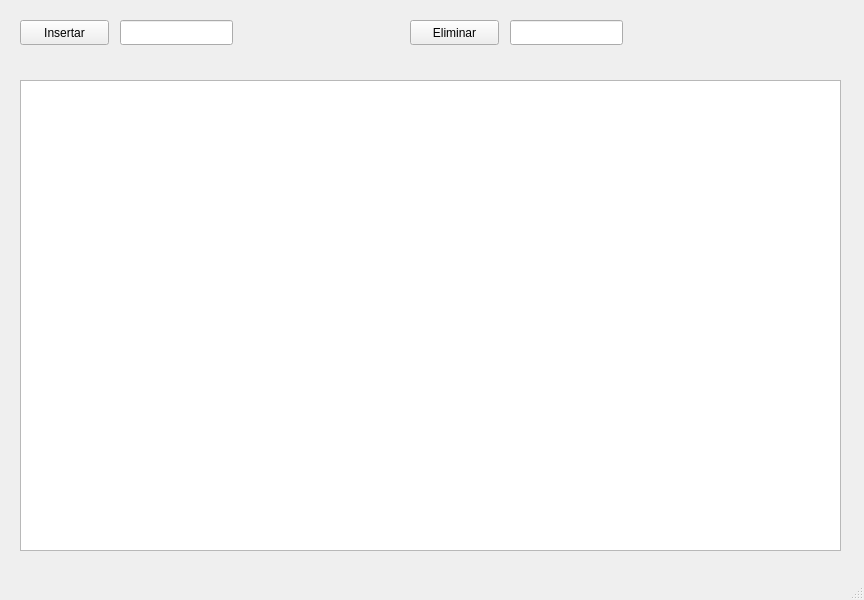
<?xml version="1.0" encoding="UTF-8"?>
<ui version="4.0">
 <class>MainWindow</class>
 <widget class="QMainWindow" name="MainWindow">
  <property name="geometry">
   <rect>
    <x>0</x>
    <y>0</y>
    <width>864</width>
    <height>600</height>
   </rect>
  </property>
  <property name="windowTitle">
   <string>MainWindow</string>
  </property>
  <widget class="QWidget" name="centralwidget">
   <widget class="QPushButton" name="pushButton">
    <property name="geometry">
     <rect>
      <x>20</x>
      <y>20</y>
      <width>89</width>
      <height>25</height>
     </rect>
    </property>
    <property name="text">
     <string>Insertar</string>
    </property>
   </widget>
   <widget class="QPushButton" name="pushButton_2">
    <property name="geometry">
     <rect>
      <x>410</x>
      <y>20</y>
      <width>89</width>
      <height>25</height>
     </rect>
    </property>
    <property name="text">
     <string>Eliminar</string>
    </property>
   </widget>
   <widget class="QLineEdit" name="lineEdit">
    <property name="geometry">
     <rect>
      <x>120</x>
      <y>20</y>
      <width>113</width>
      <height>25</height>
     </rect>
    </property>
   </widget>
   <widget class="QLineEdit" name="lineEdit_2">
    <property name="geometry">
     <rect>
      <x>510</x>
      <y>20</y>
      <width>113</width>
      <height>25</height>
     </rect>
    </property>
   </widget>
   <widget class="QGraphicsView" name="graphicsView">
    <property name="geometry">
     <rect>
      <x>20</x>
      <y>80</y>
      <width>821</width>
      <height>471</height>
     </rect>
    </property>
   </widget>
  </widget>
  <widget class="QMenuBar" name="menubar">
   <property name="geometry">
    <rect>
     <x>0</x>
     <y>0</y>
     <width>864</width>
     <height>22</height>
    </rect>
   </property>
  </widget>
  <widget class="QStatusBar" name="statusbar"/>
 </widget>
 <resources/>
 <connections/>
</ui>
